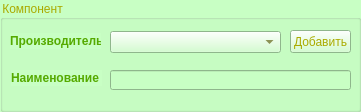
  <widget class="QGroupBox" name="CompGB">
   <property name="enabled">
    <bool>true</bool>
   </property>
   <property name="geometry">
    <rect>
     <x>10</x>
     <y>50</y>
     <width>361</width>
     <height>112</height>
    </rect>
   </property>
   <property name="font">
    <font>
     <italic>false</italic>
    </font>
   </property>
   <property name="styleSheet">
    <string notr="true">color: rgb(170, 170, 0);
background-color: rgb(200, 255, 196);</string>
   </property>
   <property name="title">
    <string>Компонент</string>
   </property>
   <property name="alignment">
    <set>Qt::AlignLeading|Qt::AlignLeft|Qt::AlignVCenter</set>
   </property>
   <property name="flat">
    <bool>false</bool>
   </property>
   <widget class="QLineEdit" name="PartNumberLE">
    <property name="geometry">
     <rect>
      <x>110</x>
      <y>70</y>
      <width>241</width>
      <height>20</height>
     </rect>
    </property>
    <property name="toolTip">
     <string>&lt;html&gt;&lt;head/&gt;&lt;body&gt;&lt;p&gt;Наименование компонента. При выборе &amp;quot;НКП&amp;quot; в поле &amp;quot;Производитель&amp;quot; данное поле становится составным из полей &amp;quot;Ном. значение&amp;quot;, &amp;quot;Точность&amp;quot;, &amp;quot;Макс. рассеив. мощность&amp;quot; и &amp;quot;Тип корпуса&amp;quot; для разделов &amp;quot;Резисторы&amp;quot; и &amp;quot;Конденсаторы&amp;quot;. В остальных случаях производителя &amp;quot;НКП&amp;quot; для заполнения данного поля необходимо использовать поле &amp;quot;Префикс&amp;quot;&lt;/p&gt;&lt;/body&gt;&lt;/html&gt;</string>
    </property>
    <property name="styleSheet">
     <string notr="true">color: rgb(85, 85, 0);</string>
    </property>
   </widget>
   <widget class="QComboBox" name="ManufCB">
    <property name="geometry">
     <rect>
      <x>110</x>
      <y>31</y>
      <width>171</width>
      <height>22</height>
     </rect>
    </property>
    <property name="toolTip">
     <string>&lt;html&gt;&lt;head/&gt;&lt;body&gt;&lt;p&gt;Производитель компонента. &amp;quot;НКП&amp;quot; означает &amp;quot;Неизвестный Китайский Производитель&amp;quot;, выбирается для компонентов, для которых нет однозначного наименования (например, для конденсаторов или резисторов). У поставщиков такие компоненты обычно именуются по нескольким характеристикам - номиналу, мощности, точности, типоразмеру. Подобная практика работает и здесь, при выборе &amp;quot;НКП&amp;quot; в данном поле начинают играть роль поля Ном. значения, Точности и т.д.&lt;/p&gt;&lt;/body&gt;&lt;/html&gt;</string>
    </property>
    <property name="toolTipDuration">
     <number>-1</number>
    </property>
    <property name="whatsThis">
     <string/>
    </property>
    <property name="styleSheet">
     <string notr="true">color: rgb(85, 85, 0);</string>
    </property>
    <property name="maxVisibleItems">
     <number>7</number>
    </property>
    <property name="insertPolicy">
     <enum>QComboBox::InsertAtBottom</enum>
    </property>
   </widget>
   <widget class="QLabel" name="ManufL">
    <property name="geometry">
     <rect>
      <x>10</x>
      <y>33</y>
      <width>91</width>
      <height>16</height>
     </rect>
    </property>
    <property name="font">
     <font>
      <weight>75</weight>
      <bold>true</bold>
     </font>
    </property>
    <property name="styleSheet">
     <string notr="true">color: rgb(85, 170, 0);</string>
    </property>
    <property name="text">
     <string>Производитель</string>
    </property>
   </widget>
   <widget class="QLabel" name="PartNumberL">
    <property name="geometry">
     <rect>
      <x>11</x>
      <y>70</y>
      <width>91</width>
      <height>16</height>
     </rect>
    </property>
    <property name="font">
     <font>
      <weight>75</weight>
      <bold>true</bold>
     </font>
    </property>
    <property name="styleSheet">
     <string notr="true">color: rgb(85, 170, 0);</string>
    </property>
    <property name="text">
     <string>&lt;html&gt;&lt;head/&gt;&lt;body&gt;&lt;p&gt;Наименование&lt;/p&gt;&lt;/body&gt;&lt;/html&gt;</string>
    </property>
   </widget>
   <widget class="QPushButton" name="AddManufPB">
    <property name="geometry">
     <rect>
      <x>290</x>
      <y>30</y>
      <width>61</width>
      <height>23</height>
     </rect>
    </property>
    <property name="text">
     <string>Добавить</string>
    </property>
   </widget>
  </widget>
